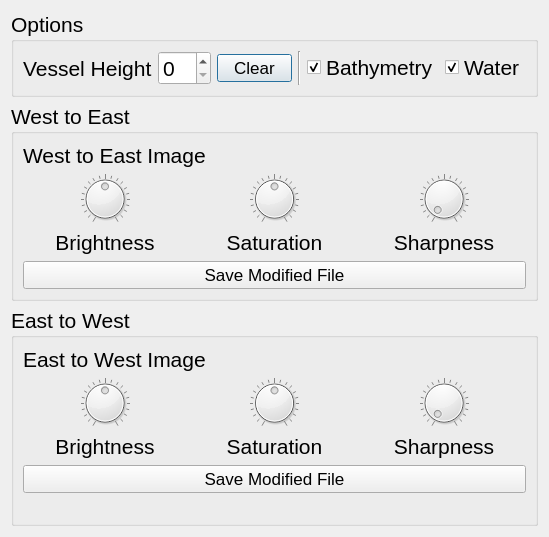
<?xml version="1.0" encoding="UTF-8"?>
<ui version="4.0">
 <class>visualizationDialog</class>
 <widget class="QDialog" name="visualizationDialog">
  <property name="enabled">
   <bool>true</bool>
  </property>
  <property name="geometry">
   <rect>
    <x>0</x>
    <y>0</y>
    <width>503</width>
    <height>537</height>
   </rect>
  </property>
  <property name="sizePolicy">
   <sizepolicy hsizetype="Preferred" vsizetype="Preferred">
    <horstretch>0</horstretch>
    <verstretch>0</verstretch>
   </sizepolicy>
  </property>
  <property name="font">
   <font>
    <pointsize>16</pointsize>
   </font>
  </property>
  <property name="windowTitle">
   <string>Simulated Visualization</string>
  </property>
  <layout class="QVBoxLayout" name="verticalLayout_2">
   <item>
    <layout class="QVBoxLayout" name="verticalLayout">
     <item>
      <widget class="QGroupBox" name="groupBox">
       <property name="font">
        <font>
         <pointsize>16</pointsize>
        </font>
       </property>
       <property name="title">
        <string>Options</string>
       </property>
       <layout class="QHBoxLayout" name="horizontalLayout_13">
        <item>
         <layout class="QHBoxLayout" name="horizontalLayout_12">
          <item>
           <layout class="QFormLayout" name="formLayout_3">
            <item row="0" column="0">
             <widget class="QLabel" name="vesselHeightLabel_2">
              <property name="text">
               <string>Vessel Height</string>
              </property>
             </widget>
            </item>
            <item row="0" column="1">
             <layout class="QHBoxLayout" name="horizontalLayout_9">
              <item>
               <widget class="QSpinBox" name="vesselHeightSpinBox">
                <property name="maximumSize">
                 <size>
                  <width>75</width>
                  <height>16777215</height>
                 </size>
                </property>
               </widget>
              </item>
              <item>
               <widget class="QPushButton" name="clearButton">
                <property name="maximumSize">
                 <size>
                  <width>75</width>
                  <height>16777215</height>
                 </size>
                </property>
                <property name="font">
                 <font>
                  <pointsize>13</pointsize>
                 </font>
                </property>
                <property name="text">
                 <string>Clear</string>
                </property>
               </widget>
              </item>
             </layout>
            </item>
           </layout>
          </item>
          <item>
           <widget class="Line" name="line_2">
            <property name="orientation">
             <enum>Qt::Vertical</enum>
            </property>
           </widget>
          </item>
          <item>
           <widget class="QCheckBox" name="bathymetryCheckBox">
            <property name="text">
             <string>Bathymetry</string>
            </property>
            <property name="checked">
             <bool>true</bool>
            </property>
           </widget>
          </item>
          <item>
           <widget class="QCheckBox" name="waterCheckBox">
            <property name="text">
             <string>Water</string>
            </property>
            <property name="checked">
             <bool>true</bool>
            </property>
           </widget>
          </item>
         </layout>
        </item>
        <item>
         <spacer name="horizontalSpacer">
          <property name="orientation">
           <enum>Qt::Horizontal</enum>
          </property>
          <property name="sizeHint" stdset="0">
           <size>
            <width>40</width>
            <height>20</height>
           </size>
          </property>
         </spacer>
        </item>
       </layout>
      </widget>
     </item>
     <item>
      <widget class="QGroupBox" name="westEastGroupBox">
       <property name="font">
        <font>
         <pointsize>16</pointsize>
        </font>
       </property>
       <property name="title">
        <string>West to East</string>
       </property>
       <layout class="QVBoxLayout" name="verticalLayout_4">
        <item>
         <layout class="QVBoxLayout" name="verticalLayout_3">
          <item>
           <widget class="QLabel" name="westEastImageLabel">
            <property name="text">
             <string>West to East Image</string>
            </property>
           </widget>
          </item>
          <item>
           <layout class="QHBoxLayout" name="horizontalLayout_2">
            <item>
             <widget class="QDial" name="westEastBrightnessSlider">
              <property name="maximumSize">
               <size>
                <width>16777215</width>
                <height>50</height>
               </size>
              </property>
              <property name="maximum">
               <number>20</number>
              </property>
              <property name="singleStep">
               <number>1</number>
              </property>
              <property name="value">
               <number>10</number>
              </property>
              <property name="notchesVisible">
               <bool>true</bool>
              </property>
             </widget>
            </item>
            <item>
             <widget class="QDial" name="westEastSaturationSlider">
              <property name="maximumSize">
               <size>
                <width>16777215</width>
                <height>50</height>
               </size>
              </property>
              <property name="maximum">
               <number>20</number>
              </property>
              <property name="value">
               <number>10</number>
              </property>
              <property name="notchesVisible">
               <bool>true</bool>
              </property>
             </widget>
            </item>
            <item>
             <widget class="QDial" name="westEastSharpnessSlider">
              <property name="maximumSize">
               <size>
                <width>16777215</width>
                <height>50</height>
               </size>
              </property>
              <property name="maximum">
               <number>20</number>
              </property>
              <property name="notchesVisible">
               <bool>true</bool>
              </property>
             </widget>
            </item>
           </layout>
          </item>
          <item>
           <layout class="QHBoxLayout" name="horizontalLayout">
            <item>
             <widget class="QLabel" name="label_5">
              <property name="text">
               <string>Brightness</string>
              </property>
              <property name="alignment">
               <set>Qt::AlignCenter</set>
              </property>
             </widget>
            </item>
            <item>
             <widget class="QLabel" name="label_4">
              <property name="text">
               <string>Saturation</string>
              </property>
              <property name="alignment">
               <set>Qt::AlignCenter</set>
              </property>
             </widget>
            </item>
            <item>
             <widget class="QLabel" name="label_3">
              <property name="text">
               <string>Sharpness</string>
              </property>
              <property name="alignment">
               <set>Qt::AlignCenter</set>
              </property>
             </widget>
            </item>
           </layout>
          </item>
         </layout>
        </item>
        <item>
         <widget class="QPushButton" name="westEastSaveButton">
          <property name="font">
           <font>
            <pointsize>13</pointsize>
           </font>
          </property>
          <property name="text">
           <string>Save Modified File</string>
          </property>
         </widget>
        </item>
       </layout>
      </widget>
     </item>
     <item>
      <widget class="QGroupBox" name="eastWestGroupBox">
       <property name="font">
        <font>
         <pointsize>16</pointsize>
        </font>
       </property>
       <property name="title">
        <string>East to West</string>
       </property>
       <layout class="QVBoxLayout" name="verticalLayout_6">
        <item>
         <layout class="QVBoxLayout" name="verticalLayout_5">
          <item>
           <widget class="QLabel" name="eastWestImageLabel">
            <property name="text">
             <string>East to West Image</string>
            </property>
           </widget>
          </item>
          <item>
           <layout class="QHBoxLayout" name="horizontalLayout_8">
            <item>
             <widget class="QDial" name="eastWestBrightnessSlider">
              <property name="maximumSize">
               <size>
                <width>16777215</width>
                <height>50</height>
               </size>
              </property>
              <property name="maximum">
               <number>20</number>
              </property>
              <property name="value">
               <number>10</number>
              </property>
              <property name="notchesVisible">
               <bool>true</bool>
              </property>
             </widget>
            </item>
            <item>
             <widget class="QDial" name="eastWestSaturationSlider">
              <property name="maximumSize">
               <size>
                <width>16777215</width>
                <height>50</height>
               </size>
              </property>
              <property name="maximum">
               <number>20</number>
              </property>
              <property name="value">
               <number>10</number>
              </property>
              <property name="notchesVisible">
               <bool>true</bool>
              </property>
             </widget>
            </item>
            <item>
             <widget class="QDial" name="eastWestSharpnessSlider">
              <property name="maximumSize">
               <size>
                <width>16777215</width>
                <height>50</height>
               </size>
              </property>
              <property name="maximum">
               <number>20</number>
              </property>
              <property name="notchesVisible">
               <bool>true</bool>
              </property>
             </widget>
            </item>
           </layout>
          </item>
          <item>
           <layout class="QHBoxLayout" name="horizontalLayout_7">
            <item>
             <widget class="QLabel" name="label_8">
              <property name="text">
               <string>Brightness</string>
              </property>
              <property name="alignment">
               <set>Qt::AlignCenter</set>
              </property>
             </widget>
            </item>
            <item>
             <widget class="QLabel" name="label_7">
              <property name="text">
               <string>Saturation</string>
              </property>
              <property name="alignment">
               <set>Qt::AlignCenter</set>
              </property>
             </widget>
            </item>
            <item>
             <widget class="QLabel" name="label_6">
              <property name="text">
               <string>Sharpness</string>
              </property>
              <property name="alignment">
               <set>Qt::AlignCenter</set>
              </property>
             </widget>
            </item>
           </layout>
          </item>
         </layout>
        </item>
        <item>
         <widget class="QPushButton" name="eastWestSaveButton">
          <property name="font">
           <font>
            <pointsize>13</pointsize>
           </font>
          </property>
          <property name="text">
           <string>Save Modified File</string>
          </property>
         </widget>
        </item>
        <item>
         <spacer name="verticalSpacer">
          <property name="orientation">
           <enum>Qt::Vertical</enum>
          </property>
          <property name="sizeHint" stdset="0">
           <size>
            <width>20</width>
            <height>0</height>
           </size>
          </property>
         </spacer>
        </item>
       </layout>
      </widget>
     </item>
    </layout>
   </item>
  </layout>
 </widget>
 <resources/>
 <connections/>
</ui>
